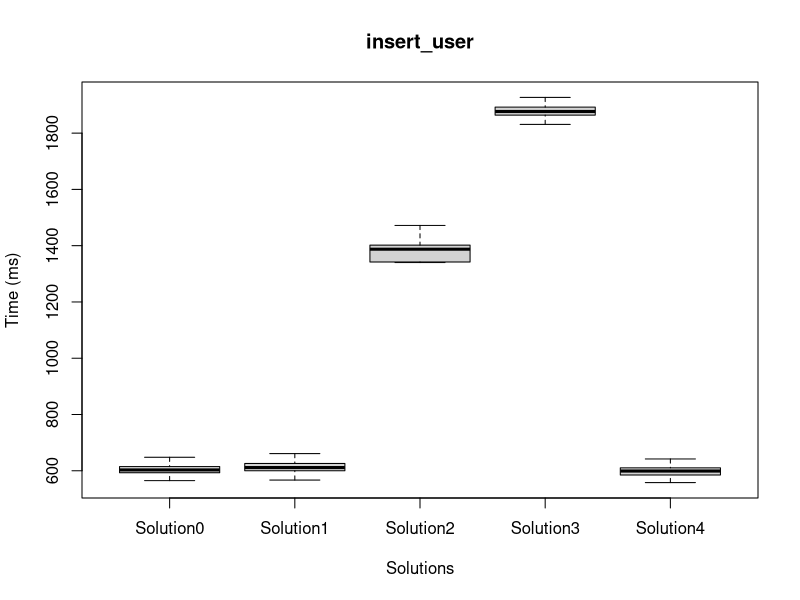
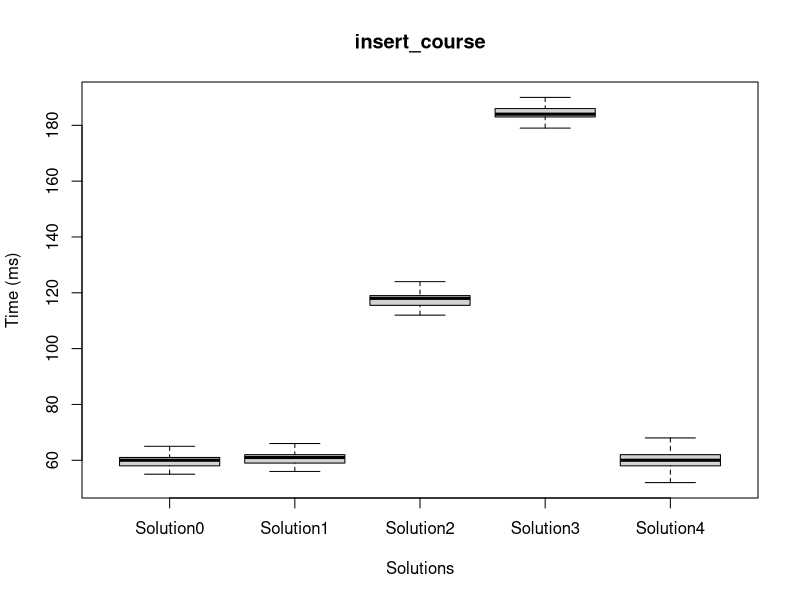
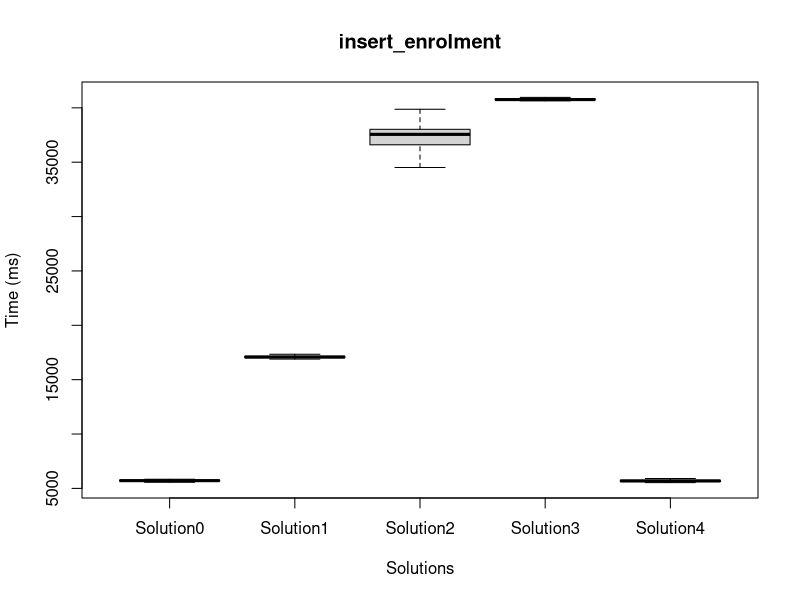
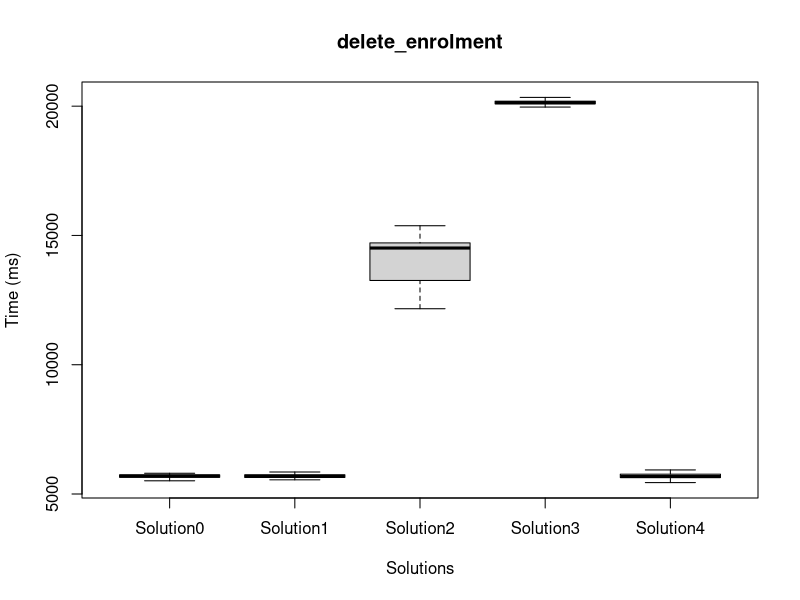
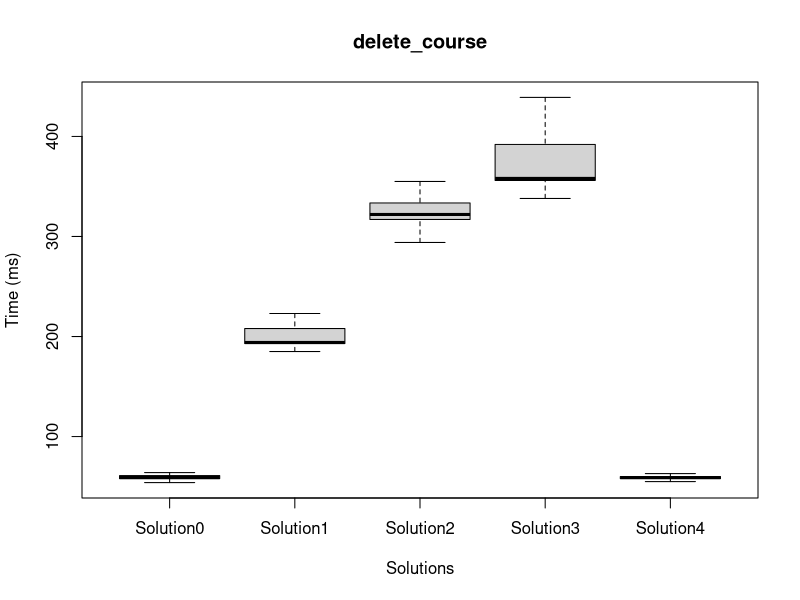
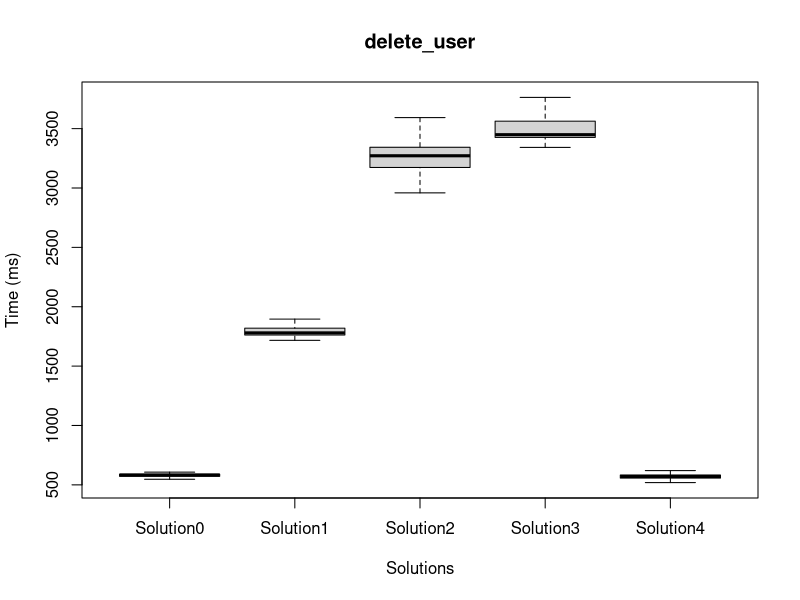

Write R code to recreate these figures, in order.
Solution0_df = data.frame(
insert_user=c(1006, 600, 570, 565, 577, 587, 572, 579, 598, 581, 577, 587, 632, 591, 589, 595, 636, 607, 592, 615, 593, 601, 578, 635, 600, 601, 598, 597, 648, 601, 642, 628, 599, 600, 604, 618, 591, 653, 605, 605, 622, 627, 624, 624, 675, 612, 612, 606, 606, 599, 603, 622, 565, 570, 572, 579, 580, 580, 586, 637, 602, 593, 593, 615, 598, 615, 648, 611, 610, 599, 634, 600, 596, 650, 599, 636, 599, 612, 598, 586, 600, 641, 602, 605, 606, 636, 603, 607, 601, 603, 624, 604, 606, 605, 590, 613, 611, 632, 607, 605),
insert_course=c(88, 65, 53, 56, 56, 55, 56, 56, 56, 58, 57, 57, 57, 57, 57, 57, 57, 59, 57, 56, 74, 55, 55, 58, 57, 58, 58, 58, 59, 59, 59, 59, 60, 58, 59, 59, 79, 59, 58, 56, 59, 59, 58, 61, 60, 59, 59, 61, 59, 76, 57, 65, 61, 59, 60, 61, 62, 60, 60, 61, 56, 82, 75, 61, 57, 62, 60, 61, 60, 60, 61, 61, 61, 61, 61, 64, 61, 59, 61, 57, 62, 62, 62, 61, 62, 61, 61, 63, 60, 61, 61, 61, 69, 62, 58, 60, 61, 62, 61, 61),
insert_enrolment=c(6628, 5691, 5725, 5717, 5707, 5701, 5705, 5768, 5654, 5702, 5744, 5788, 5647, 5624, 5686, 5748, 5638, 5703, 5725, 5827, 5817, 5722, 5705, 5699, 5840, 5696, 5722, 5719, 5665, 5795, 5676, 5689, 5736, 5755, 5820, 5832, 5652, 5701, 5718, 5664, 5639, 5766, 5708, 5764, 5563, 5636, 5702, 5727, 5776, 5631, 5655, 5702, 5738, 5691, 5632, 5675, 5780, 5761, 5814, 5655, 5582, 5730, 5778, 5807, 5657, 5722, 5785, 5749, 5718, 5664, 5685, 5717, 5713, 5675, 5675, 5714, 5691, 5800, 5895, 5631, 5737, 5738, 5729, 5626, 5709, 5687, 5703, 5727, 5689, 5765, 5707, 5806, 5800, 5955, 5667, 5684, 5748, 5729, 5610, 5637),
delete_enrolment=c(6279, 5613, 5634, 5557, 5673, 5699, 5691, 6480, 5639, 5649, 5691, 5686, 6354, 5651, 5702, 6434, 5615, 5700, 5687, 5675, 6813, 5365, 5694, 5700, 5675, 6413, 5595, 5694, 5712, 5737, 6323, 5647, 5677, 5642, 5744, 6364, 5511, 5709, 5648, 5802, 5618, 5652, 5727, 5700, 5737, 5648, 5721, 5693, 6749, 5578, 5625, 5615, 5684, 6504, 5675, 5652, 5665, 5676, 6531, 5582, 5689, 5652, 5742, 6893, 5552, 5658, 5710, 5730, 6412, 5572, 5667, 5762, 5724, 6348, 5653, 5689, 5729, 5681, 6448, 5544, 5629, 5643, 5719, 6152, 5608, 5697, 5728, 5753, 6181, 5600, 5731, 5697, 5753, 6383, 5593, 5613, 5651, 5709, 6073, 5636),
delete_course=c(54, 49, 71, 49, 56, 59, 55, 55, 55, 56, 56, 66, 56, 57, 56, 58, 57, 58, 58, 58, 72, 53, 57, 58, 58, 58, 59, 58, 58, 58, 58, 58, 58, 58, 57, 68, 58, 58, 58, 59, 58, 58, 58, 60, 64, 59, 59, 60, 62, 59, 59, 58, 61, 58, 59, 60, 60, 59, 60, 54, 60, 61, 60, 57, 61, 64, 60, 60, 60, 60, 61, 60, 64, 61, 60, 61, 59, 67, 56, 61, 60, 59, 61, 61, 62, 61, 61, 60, 60, 60, 61, 61, 60, 57, 60, 61, 67, 60, 77, 60),
delete_user=c(595, 573, 548, 545, 561, 585, 554, 568, 573, 557, 561, 599, 578, 563, 591, 572, 582, 582, 597, 573, 567, 562, 627, 593, 575, 581, 580, 583, 582, 580, 583, 589, 582, 585, 592, 630, 588, 582, 584, 603, 587, 587, 587, 586, 588, 603, 603, 601, 575, 607, 559, 547, 572, 570, 557, 558, 558, 560, 579, 558, 565, 571, 570, 551, 577, 575, 578, 593, 574, 581, 584, 588, 579, 598, 596, 596, 634, 583, 572, 580, 581, 607, 581, 584, 586, 584, 587, 586, 585, 586, 588, 586, 589, 571, 606, 606, 596, 607, 590, 606));

Solution1_df = data.frame(
insert_user=c(621, 603, 585, 567, 578, 633, 582, 578, 587, 580, 582, 613, 615, 671, 594, 622, 595, 615, 573, 632, 606, 684, 604, 603, 626, 601, 591, 638, 612, 661, 602, 627, 608, 607, 606, 606, 612, 669, 625, 604, 629, 610, 629, 609, 617, 694, 617, 617, 615, 618, 654, 609, 574, 648, 580, 582, 579, 586, 592, 584, 606, 593, 628, 657, 622, 601, 599, 635, 602, 596, 626, 599, 616, 610, 608, 611, 625, 638, 600, 619, 609, 614, 637, 611, 607, 610, 615, 643, 635, 618, 615, 636, 618, 631, 636, 600, 620, 630, 621, 575),
insert_course=c(54, 54, 68, 56, 56, 56, 57, 57, 57, 57, 58, 58, 59, 57, 57, 59, 57, 82, 54, 114, 58, 59, 90, 58, 65, 60, 75, 59, 60, 59, 60, 60, 63, 81, 59, 60, 60, 61, 60, 80, 61, 59, 60, 61, 60, 61, 60, 61, 60, 84, 57, 66, 60, 60, 61, 61, 61, 61, 60, 62, 57, 60, 61, 61, 60, 60, 61, 61, 60, 61, 61, 61, 62, 63, 61, 61, 60, 58, 61, 62, 62, 61, 62, 62, 62, 62, 62, 61, 60, 61, 62, 68, 64, 61, 61, 85, 62, 63, 85, 61),
insert_enrolment=c(17992, 17012, 16964, 17001, 17018, 16996, 16894, 16996, 17015, 17081, 17063, 17095, 16955, 16959, 16967, 17148, 17036, 17085, 17024, 17011, 17028, 16969, 17101, 17041, 17203, 17781, 17191, 17081, 17119, 17151, 17174, 17013, 17058, 17031, 17094, 17130, 17158, 16979, 17029, 17131, 17099, 17177, 17505, 17020, 17063, 16986, 17070, 16890, 17037, 17017, 17470, 17051, 17094, 16898, 17003, 17064, 17103, 17109, 17090, 17261, 17153, 17047, 17063, 17084, 17151, 17150, 16996, 17002, 17111, 17064, 17074, 17117, 17157, 17001, 17097, 17212, 17090, 17273, 17216, 17734, 17064, 17097, 17151, 17133, 17149, 17032, 17030, 17109, 17122, 17162, 16948, 17034, 17136, 17154, 17513, 17006, 17192, 17241, 17335, 16948),
delete_enrolment=c(5559, 5666, 5588, 5658, 5634, 6500, 5643, 5548, 5617, 5679, 5724, 5728, 6065, 5588, 5662, 5641, 5663, 5763, 6610, 5661, 5641, 5714, 5704, 5748, 5711, 5777, 5634, 5756, 5704, 5681, 5803, 5583, 5630, 5712, 5703, 5713, 6573, 5585, 5737, 5758, 5750, 5759, 5696, 5631, 5625, 5718, 5697, 5554, 5564, 5686, 5656, 5693, 5658, 6043, 5618, 5621, 5657, 5699, 5695, 6901, 5605, 5591, 5702, 5726, 5675, 5744, 5828, 5660, 5671, 5636, 5743, 5776, 6528, 5671, 5680, 5744, 5747, 5744, 5739, 5647, 5585, 5632, 5661, 5676, 6518, 5588, 5716, 5661, 5740, 5740, 5565, 5648, 5654, 5851, 6063, 5639, 5689, 5667, 6502, 5684),
delete_course=c(219, 235, 207, 193, 231, 365, 203, 214, 192, 197, 195, 218, 270, 196, 190, 193, 190, 188, 321, 193, 195, 186, 195, 191, 208, 264, 191, 185, 191, 192, 262, 210, 193, 192, 192, 193, 324, 197, 192, 193, 194, 194, 282, 192, 193, 192, 192, 234, 194, 193, 194, 194, 194, 272, 193, 189, 194, 194, 193, 334, 194, 193, 193, 193, 193, 195, 261, 193, 208, 193, 193, 193, 306, 193, 195, 196, 193, 195, 195, 242, 194, 193, 193, 193, 306, 194, 194, 193, 193, 195, 206, 195, 209, 223, 290, 194, 199, 194, 368, 194),
delete_user=c(1954, 1896, 1887, 1876, 1829, 2283, 1767, 1785, 1803, 1786, 1773, 1760, 2151, 1793, 1774, 1807, 1747, 1752, 2189, 1747, 1769, 1751, 1785, 1749, 1780, 2033, 1753, 1761, 1769, 1768, 2112, 1768, 1780, 1778, 1803, 1757, 2249, 1758, 1811, 1762, 1762, 1763, 2058, 1772, 1757, 1766, 1828, 1852, 1784, 1766, 1746, 1717, 1807, 2112, 1770, 1749, 1762, 1792, 1762, 2150, 1769, 1745, 1743, 1745, 1780, 1750, 2168, 1756, 1765, 1784, 1776, 1787, 2197, 1764, 1812, 1763, 1783, 1787, 1788, 1974, 1823, 1761, 1807, 1756, 2215, 1780, 1786, 1816, 1768, 1801, 1835, 1773, 1777, 1950, 2102, 1797, 1798, 1773, 2312, 1738));

Solution2_df = data.frame(
insert_user=c(1180, 1119, 1127, 1137, 1139, 1153, 1151, 1203, 1155, 1161, 1146, 1177, 1172, 1162, 1167, 1238, 1167, 1188, 1162, 1158, 1169, 1182, 1185, 1164, 1354, 1398, 1361, 1374, 1384, 1385, 1408, 1344, 1385, 1373, 1392, 1398, 1431, 1383, 1405, 1363, 1394, 1387, 1430, 1414, 1404, 1418, 1402, 1402, 1356, 1377, 1405, 1385, 1398, 1395, 1393, 1394, 1392, 1392, 1399, 1400, 1398, 1405, 1399, 1460, 1400, 1400, 1405, 1400, 1412, 1412, 1423, 1412, 1365, 1383, 1382, 1411, 1379, 1362, 1439, 1386, 1427, 1400, 1388, 1398, 1428, 1397, 1391, 1435, 1396, 1438, 1416, 1472, 1402, 1353, 1340, 1390, 1349, 1353, 1352, 1379),
insert_course=c(130, 110, 115, 113, 113, 112, 112, 113, 116, 113, 115, 115, 114, 115, 117, 114, 113, 115, 115, 116, 114, 116, 115, 115, 139, 117, 117, 115, 116, 116, 117, 114, 118, 116, 115, 115, 112, 117, 116, 119, 118, 118, 117, 118, 117, 118, 118, 118, 120, 118, 151, 123, 117, 123, 118, 117, 117, 117, 134, 119, 118, 119, 118, 118, 118, 117, 120, 117, 118, 118, 121, 117, 119, 120, 119, 119, 117, 116, 114, 118, 118, 124, 119, 118, 150, 133, 118, 133, 118, 123, 118, 121, 122, 119, 118, 118, 119, 120, 121, 119),
insert_enrolment=c(33434, 33441, 33337, 33425, 33428, 33403, 33537, 34513, 35640, 35684, 35707, 35745, 35587, 35628, 35740, 35576, 35515, 35681, 35718, 35616, 36374, 35630, 35756, 37143, 38127, 38030, 37878, 38010, 38091, 38109, 38159, 37941, 38017, 38094, 38064, 38127, 38548, 38361, 38336, 38269, 38191, 38360, 38285, 38386, 38256, 38336, 38349, 39867, 38313, 38348, 37175, 36638, 36727, 36755, 36772, 36541, 36679, 36638, 36738, 36671, 36701, 36717, 36798, 36929, 37778, 37790, 37747, 37777, 37717, 37633, 39232, 37708, 37840, 37741, 37767, 37847, 37694, 37884, 36747, 36677, 36663, 36661, 36794, 36713, 36680, 36733, 36564, 36682, 36782, 37589, 38022, 38085, 39405, 37753, 37764, 37554, 37670, 37666, 37722, 37567),
delete_enrolment=c(12196, 12166, 12218, 12252, 12354, 12294, 12331, 14810, 14498, 14562, 14540, 14545, 14862, 14529, 14531, 14402, 15181, 14513, 14538, 14556, 14835, 14531, 14514, 14543, 14545, 14608, 15048, 14578, 14605, 14673, 14410, 15375, 14514, 14572, 14644, 14615, 15229, 14769, 14814, 14809, 15291, 14804, 14882, 14831, 14795, 14911, 14807, 14828, 14823, 14881, 13183, 13147, 13245, 13283, 13224, 13308, 13159, 13211, 13243, 13958, 13272, 12999, 13271, 14910, 14202, 14332, 14294, 14304, 14318, 14307, 14289, 14322, 15030, 14303, 14305, 14311, 14370, 14343, 13119, 13167, 13226, 13215, 13592, 13131, 13197, 13211, 13202, 13226, 13216, 14751, 14519, 14585, 14618, 14629, 15219, 14486, 14559, 14589, 14584, 15361),
delete_course=c(284, 316, 294, 280, 292, 341, 295, 401, 344, 318, 346, 360, 390, 320, 319, 321, 413, 321, 321, 323, 389, 320, 320, 320, 330, 320, 400, 321, 321, 322, 316, 464, 322, 322, 322, 325, 400, 325, 323, 324, 408, 324, 324, 326, 355, 349, 324, 327, 334, 323, 312, 308, 308, 309, 309, 376, 311, 310, 309, 430, 311, 313, 310, 427, 319, 320, 320, 366, 322, 321, 321, 320, 448, 322, 331, 321, 321, 322, 309, 306, 318, 308, 401, 320, 312, 311, 341, 311, 311, 387, 324, 322, 324, 333, 440, 325, 323, 322, 325, 429),
delete_user=c(2820, 2771, 2801, 2827, 2813, 2814, 2821, 3435, 3024, 2959, 3067, 3088, 3469, 3065, 3078, 3051, 3456, 3110, 3121, 3069, 3378, 3052, 3081, 3378, 3261, 3257, 3656, 3305, 3259, 3273, 3217, 3682, 3292, 3287, 3328, 3391, 3662, 3343, 3224, 3343, 3694, 3316, 3313, 3370, 3348, 3426, 3331, 3432, 3313, 3328, 3140, 3154, 3168, 3177, 3192, 3439, 3204, 3164, 3184, 3646, 3176, 3196, 3207, 3668, 3300, 3271, 3288, 3538, 3283, 3327, 3360, 3271, 3708, 3267, 3268, 3330, 3288, 3310, 3173, 3173, 3177, 3167, 3639, 3173, 3205, 3197, 3236, 3190, 3192, 3593, 3313, 3307, 3316, 3279, 3688, 3276, 3177, 3272, 3286, 3654));

Solution3_df = data.frame(
insert_user=c(2008, 1882, 1856, 1883, 1900, 1880, 1861, 1885, 1865, 1910, 1866, 1886, 1868, 1873, 1859, 1882, 1860, 1960, 1871, 1863, 1865, 1895, 1862, 1872, 1889, 1921, 1879, 1888, 1888, 1831, 1837, 1896, 1875, 1865, 1867, 1844, 1861, 1861, 1862, 1892, 1877, 1914, 1861, 1864, 1905, 1858, 1868, 1910, 1864, 1904, 1869, 1884, 1874, 1889, 1846, 1860, 1857, 1905, 1871, 1870, 1881, 1860, 1873, 1893, 1901, 1911, 1890, 1891, 1899, 1858, 1882, 1867, 1882, 1927, 1892, 1886, 1903, 1891, 1832, 1859, 1845, 1885, 1863, 1850, 1866, 1873, 1910, 1877, 1876, 1925, 1877, 1881, 1890, 1866, 1893, 1864, 1927, 1942, 1903, 1903),
insert_course=c(184, 176, 192, 179, 181, 182, 182, 197, 182, 183, 182, 181, 180, 182, 181, 181, 181, 182, 182, 197, 184, 184, 188, 182, 184, 183, 184, 199, 183, 184, 213, 183, 184, 183, 184, 185, 182, 186, 183, 184, 186, 190, 184, 184, 184, 185, 183, 184, 188, 184, 200, 189, 184, 183, 184, 185, 184, 205, 185, 184, 189, 186, 185, 186, 176, 184, 184, 185, 184, 186, 184, 186, 185, 187, 207, 183, 183, 175, 198, 185, 186, 184, 185, 185, 185, 184, 184, 185, 185, 186, 186, 185, 191, 185, 187, 186, 185, 187, 185, 185),
insert_enrolment=c(40953, 40680, 40687, 40746, 40829, 40734, 40698, 40753, 40884, 40734, 40798, 40556, 40760, 40740, 40813, 40682, 40673, 40727, 40754, 41317, 40683, 40686, 40651, 40734, 41017, 40668, 40718, 40751, 42458, 40790, 40818, 40705, 40750, 40690, 40716, 40798, 40653, 40761, 40763, 40848, 40669, 40657, 40759, 40820, 41178, 40708, 40789, 40765, 40755, 40731, 40780, 40777, 40838, 41531, 40834, 40879, 41297, 40664, 40703, 40814, 40777, 40767, 40769, 40816, 40650, 40752, 41088, 40720, 40732, 40663, 40719, 40727, 40829, 40725, 40992, 40735, 40541, 41001, 40834, 40749, 40805, 40752, 40782, 41049, 40803, 40778, 40644, 40822, 40834, 40703, 40729, 40959, 40768, 40839, 40802, 40765, 40951, 40791, 41028, 40722),
delete_enrolment=c(19998, 19965, 20080, 20040, 20160, 20211, 20474, 20094, 20195, 20156, 20155, 20174, 20143, 20166, 20183, 20492, 20126, 20125, 20173, 20102, 20081, 20138, 20598, 20091, 20339, 20593, 20070, 20165, 20173, 20191, 20692, 20072, 20059, 20073, 20163, 20177, 20055, 20147, 20180, 20367, 20479, 20100, 20108, 20134, 20222, 20121, 20122, 20874, 20118, 20088, 21047, 20128, 20128, 20230, 20190, 20258, 20145, 20055, 20072, 20163, 21125, 20071, 20142, 20174, 20073, 20100, 21000, 20118, 20127, 20553, 20123, 21053, 20134, 20092, 19987, 20081, 20002, 20101, 20156, 20857, 20131, 20108, 20145, 19985, 20068, 20080, 20152, 20074, 21132, 20055, 20157, 20652, 20125, 21100, 20057, 20114, 20319, 20110, 20060, 21138),
delete_course=c(367, 338, 346, 341, 346, 360, 432, 351, 368, 354, 364, 418, 354, 354, 365, 424, 352, 349, 354, 411, 356, 353, 431, 353, 356, 433, 355, 355, 356, 384, 408, 355, 367, 354, 355, 357, 358, 367, 357, 401, 429, 356, 358, 359, 438, 355, 356, 455, 358, 357, 468, 357, 358, 358, 355, 372, 402, 357, 353, 356, 470, 357, 358, 357, 358, 358, 478, 356, 356, 428, 358, 466, 354, 362, 374, 357, 357, 360, 369, 456, 353, 358, 358, 376, 374, 357, 400, 359, 475, 360, 360, 439, 357, 475, 380, 358, 411, 362, 407, 487),
delete_user=c(3367, 3380, 3368, 3382, 3386, 3417, 3763, 3411, 3395, 3342, 3431, 3704, 3430, 3437, 3426, 3799, 3446, 3472, 3468, 3647, 3415, 3445, 3821, 3423, 3443, 3842, 3447, 3443, 3586, 3403, 3849, 3397, 3404, 3449, 3430, 3458, 3407, 3418, 3374, 3576, 3821, 3447, 3449, 3438, 3729, 3443, 3426, 3892, 3470, 3473, 3868, 3455, 3467, 3550, 3415, 3415, 3612, 3421, 3421, 3461, 3858, 3429, 3447, 3437, 3433, 3427, 3816, 3421, 3455, 3804, 3449, 3870, 3457, 3476, 3441, 3434, 3456, 3534, 3413, 3835, 3461, 3455, 3465, 3466, 3428, 3415, 3619, 3463, 3885, 3443, 3449, 3791, 3455, 3876, 3514, 3453, 3648, 3446, 3538, 3869));

Solution4_df = data.frame(
insert_user=c(616, 558, 576, 581, 620, 568, 576, 605, 587, 638, 593, 582, 598, 634, 588, 595, 591, 666, 601, 601, 614, 618, 676, 601, 624, 600, 623, 610, 611, 601, 611, 634, 603, 563, 571, 576, 578, 577, 599, 576, 628, 590, 589, 593, 586, 607, 608, 610, 596, 635, 601, 623, 603, 596, 617, 603, 601, 598, 599, 591, 622, 610, 609, 605, 559, 568, 618, 585, 601, 581, 624, 640, 597, 590, 606, 590, 588, 583, 609, 617, 596, 593, 617, 607, 642, 569, 579, 582, 582, 591, 589, 582, 605, 582, 585, 588, 601, 583, 634, 584),
insert_course=c(53, 51, 68, 52, 54, 52, 57, 55, 54, 57, 54, 58, 58, 57, 57, 59, 57, 56, 59, 55, 58, 59, 60, 58, 56, 60, 60, 62, 83, 56, 60, 55, 60, 61, 60, 59, 60, 59, 60, 56, 60, 59, 60, 60, 61, 60, 82, 56, 60, 60, 62, 64, 63, 60, 60, 61, 60, 62, 60, 73, 61, 75, 60, 61, 61, 62, 60, 60, 62, 61, 84, 60, 82, 61, 60, 61, 60, 57, 62, 62, 86, 62, 63, 75, 62, 59, 61, 61, 61, 81, 86, 61, 67, 62, 62, 85, 58, 60, 60, 57),
insert_enrolment=c(5545, 5560, 5830, 5686, 5586, 5549, 5587, 5690, 5669, 5700, 5609, 5642, 5687, 5645, 5694, 5728, 5910, 5624, 5712, 5633, 5722, 5547, 5613, 5639, 5782, 5586, 5663, 5757, 5741, 5662, 5662, 5628, 5742, 5739, 5757, 5533, 5613, 5629, 5654, 5776, 5650, 5705, 5694, 5760, 5777, 5750, 5743, 5696, 5756, 5730, 5589, 5623, 5717, 5725, 5587, 5679, 5712, 5760, 5942, 5620, 5692, 5580, 5639, 5661, 5744, 5735, 6026, 5697, 5756, 5778, 5723, 5879, 5623, 5652, 5695, 5690, 5543, 5598, 5678, 5735, 5547, 5697, 5673, 5718, 6340, 5677, 5678, 5730, 5906, 5671, 5570, 5614, 5694, 5707, 5539, 5620, 5774, 5751, 5794, 5656),
delete_enrolment=c(5541, 5525, 5659, 5602, 5671, 5931, 5574, 5478, 5641, 6483, 5686, 5652, 5696, 6579, 5616, 5432, 6751, 5467, 5693, 5649, 5705, 5869, 5685, 5707, 5657, 5986, 5622, 5698, 6832, 5570, 5567, 5617, 5670, 5645, 5668, 5771, 5605, 5712, 5673, 5676, 6468, 5605, 5662, 5640, 5707, 6764, 5421, 5623, 5647, 5670, 6338, 5589, 5660, 5704, 6380, 5640, 5671, 5651, 5854, 5563, 5630, 6175, 5657, 5684, 5763, 5789, 5870, 5674, 5698, 5718, 5919, 6002, 5662, 5707, 5722, 5802, 5676, 5686, 5623, 5683, 5998, 5614, 5719, 5682, 5976, 5671, 5731, 5441, 6141, 6087, 5666, 5644, 5693, 5696, 5848, 5597, 5633, 5651, 6430, 5599),
delete_course=c(46, 66, 89, 58, 69, 60, 55, 50, 55, 56, 57, 58, 56, 55, 55, 57, 53, 57, 57, 57, 59, 58, 57, 57, 58, 59, 58, 58, 55, 59, 53, 57, 58, 97, 58, 58, 58, 59, 59, 58, 59, 59, 60, 59, 65, 55, 55, 59, 59, 60, 60, 59, 59, 59, 59, 59, 60, 60, 54, 60, 60, 60, 60, 60, 60, 60, 60, 64, 60, 60, 59, 65, 60, 60, 59, 61, 59, 60, 61, 61, 60, 60, 61, 60, 56, 61, 60, 63, 59, 60, 61, 60, 60, 60, 61, 59, 66, 61, 57, 60),
delete_user=c(538, 557, 536, 533, 534, 601, 555, 535, 593, 545, 579, 620, 581, 567, 568, 580, 590, 571, 571, 573, 574, 594, 590, 574, 583, 581, 579, 582, 570, 628, 552, 597, 644, 546, 554, 544, 595, 555, 561, 556, 579, 563, 567, 566, 568, 605, 547, 573, 582, 576, 569, 582, 583, 599, 580, 579, 580, 579, 567, 634, 580, 598, 596, 664, 552, 538, 549, 554, 557, 557, 562, 545, 570, 567, 569, 594, 587, 571, 571, 574, 571, 591, 595, 596, 644, 541, 550, 519, 573, 564, 577, 566, 566, 565, 570, 569, 549, 573, 590, 568));

png('/home/jcrada/Development/hr/ResearchTestApplication/logs/backup/insert-delete-all/bp-insert_user.png', width=640, height=480);
boxplot(Solution0_df$insert_user,Solution1_df$insert_user,Solution2_df$insert_user,Solution3_df$insert_user,Solution4_df$insert_user,names=c('Solution0', 'Solution1', 'Solution2', 'Solution3', 'Solution4'), xlab='Solutions', ylab='Time (ms)', main='insert_user', outline=F);
dev.off();
png('/home/jcrada/Development/hr/ResearchTestApplication/logs/backup/insert-delete-all/bp-insert_course.png', width=640, height=480);
boxplot(Solution0_df$insert_course,Solution1_df$insert_course,Solution2_df$insert_course,Solution3_df$insert_course,Solution4_df$insert_course,names=c('Solution0', 'Solution1', 'Solution2', 'Solution3', 'Solution4'), xlab='Solutions', ylab='Time (ms)', main='insert_course', outline=F);
dev.off();
png('/home/jcrada/Development/hr/ResearchTestApplication/logs/backup/insert-delete-all/bp-insert_enrolment.png', width=640, height=480);
boxplot(Solution0_df$insert_enrolment,Solution1_df$insert_enrolment,Solution2_df$insert_enrolment,Solution3_df$insert_enrolment,Solution4_df$insert_enrolment,names=c('Solution0', 'Solution1', 'Solution2', 'Solution3', 'Solution4'), xlab='Solutions', ylab='Time (ms)', main='insert_enrolment', outline=F);
dev.off();
png('/home/jcrada/Development/hr/ResearchTestApplication/logs/backup/insert-delete-all/bp-delete_enrolment.png', width=640, height=480);
boxplot(Solution0_df$delete_enrolment,Solution1_df$delete_enrolment,Solution2_df$delete_enrolment,Solution3_df$delete_enrolment,Solution4_df$delete_enrolment,names=c('Solution0', 'Solution1', 'Solution2', 'Solution3', 'Solution4'), xlab='Solutions', ylab='Time (ms)', main='delete_enrolment', outline=F);
dev.off();
png('/home/jcrada/Development/hr/ResearchTestApplication/logs/backup/insert-delete-all/bp-delete_course.png', width=640, height=480);
boxplot(Solution0_df$delete_course,Solution1_df$delete_course,Solution2_df$delete_course,Solution3_df$delete_course,Solution4_df$delete_course,names=c('Solution0', 'Solution1', 'Solution2', 'Solution3', 'Solution4'), xlab='Solutions', ylab='Time (ms)', main='delete_course', outline=F);
dev.off();
png('/home/jcrada/Development/hr/ResearchTestApplication/logs/backup/insert-delete-all/bp-delete_user.png', width=640, height=480);
boxplot(Solution0_df$delete_user,Solution1_df$delete_user,Solution2_df$delete_user,Solution3_df$delete_user,Solution4_df$delete_user,names=c('Solution0', 'Solution1', 'Solution2', 'Solution3', 'Solution4'), xlab='Solutions', ylab='Time (ms)', main='delete_user', outline=F);
dev.off();
